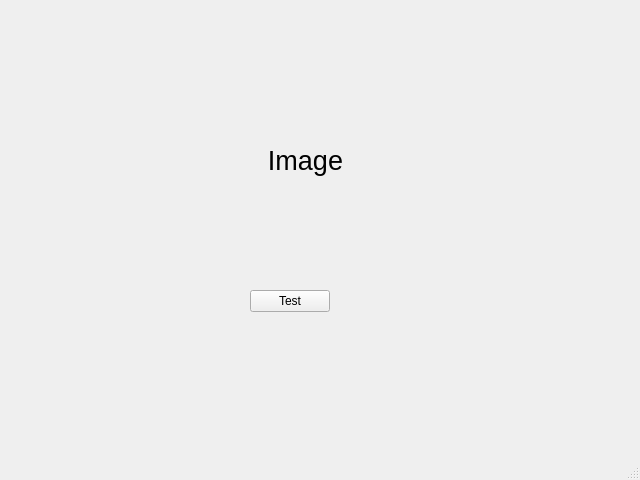
<?xml version="1.0" encoding="UTF-8"?>
<ui version="4.0">
 <class>MainWindow</class>
 <widget class="QMainWindow" name="MainWindow">
  <property name="geometry">
   <rect>
    <x>0</x>
    <y>0</y>
    <width>640</width>
    <height>480</height>
   </rect>
  </property>
  <property name="windowTitle">
   <string>MainWindow</string>
  </property>
  <widget class="QWidget" name="centralwidget">
   <widget class="QPushButton" name="pushButton">
    <property name="geometry">
     <rect>
      <x>250</x>
      <y>290</y>
      <width>80</width>
      <height>22</height>
     </rect>
    </property>
    <property name="text">
     <string>Test</string>
    </property>
   </widget>
   <widget class="QLabel" name="label">
    <property name="geometry">
     <rect>
      <x>180</x>
      <y>90</y>
      <width>251</width>
      <height>141</height>
     </rect>
    </property>
    <property name="font">
     <font>
      <pointsize>20</pointsize>
     </font>
    </property>
    <property name="text">
     <string>Image</string>
    </property>
    <property name="alignment">
     <set>Qt::AlignCenter</set>
    </property>
   </widget>
  </widget>
  <widget class="QMenuBar" name="menubar">
   <property name="geometry">
    <rect>
     <x>0</x>
     <y>0</y>
     <width>640</width>
     <height>21</height>
    </rect>
   </property>
  </widget>
  <widget class="QStatusBar" name="statusbar"/>
 </widget>
 <resources/>
 <connections/>
</ui>
